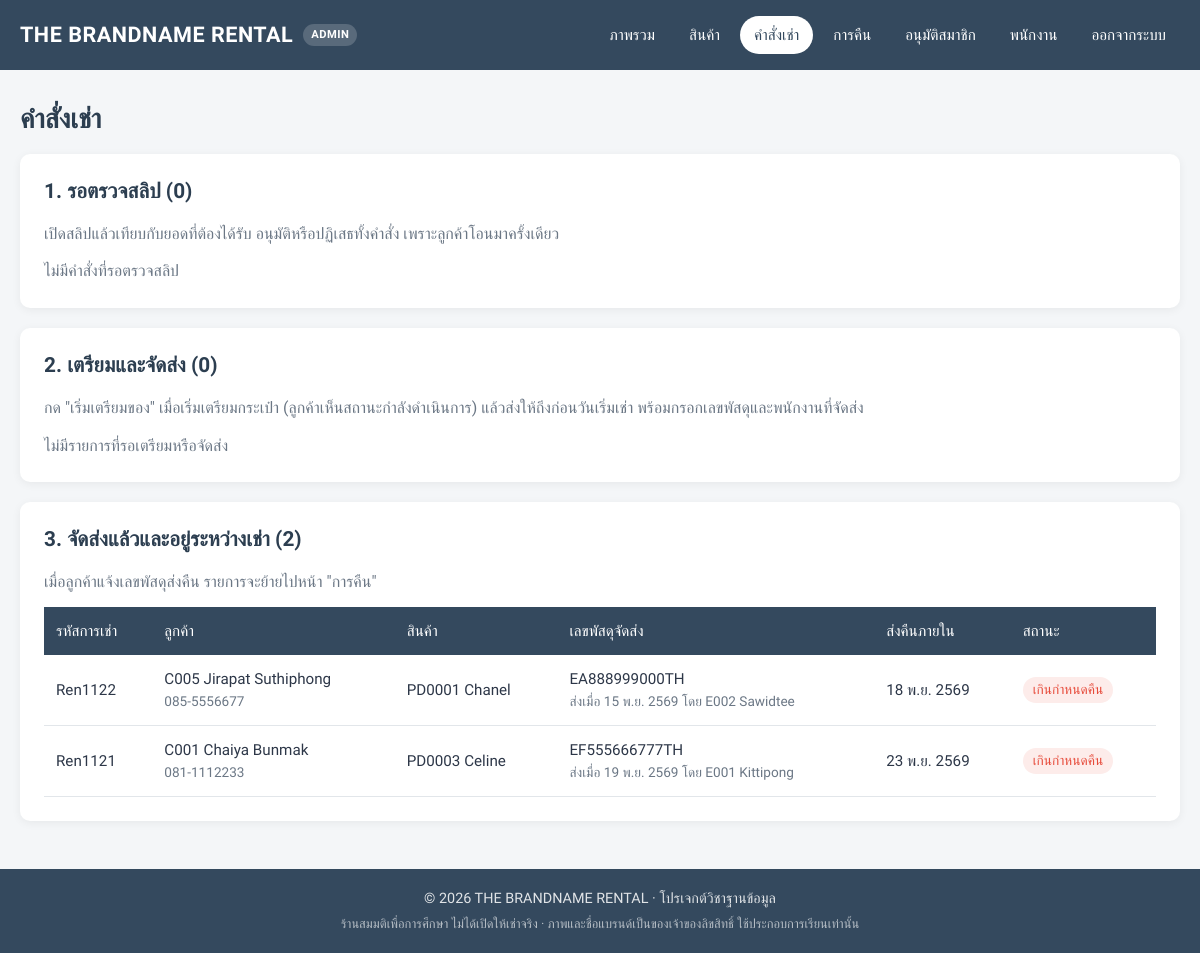
The page /project/admin/orders.php (signed in) on the database as committed earlier.
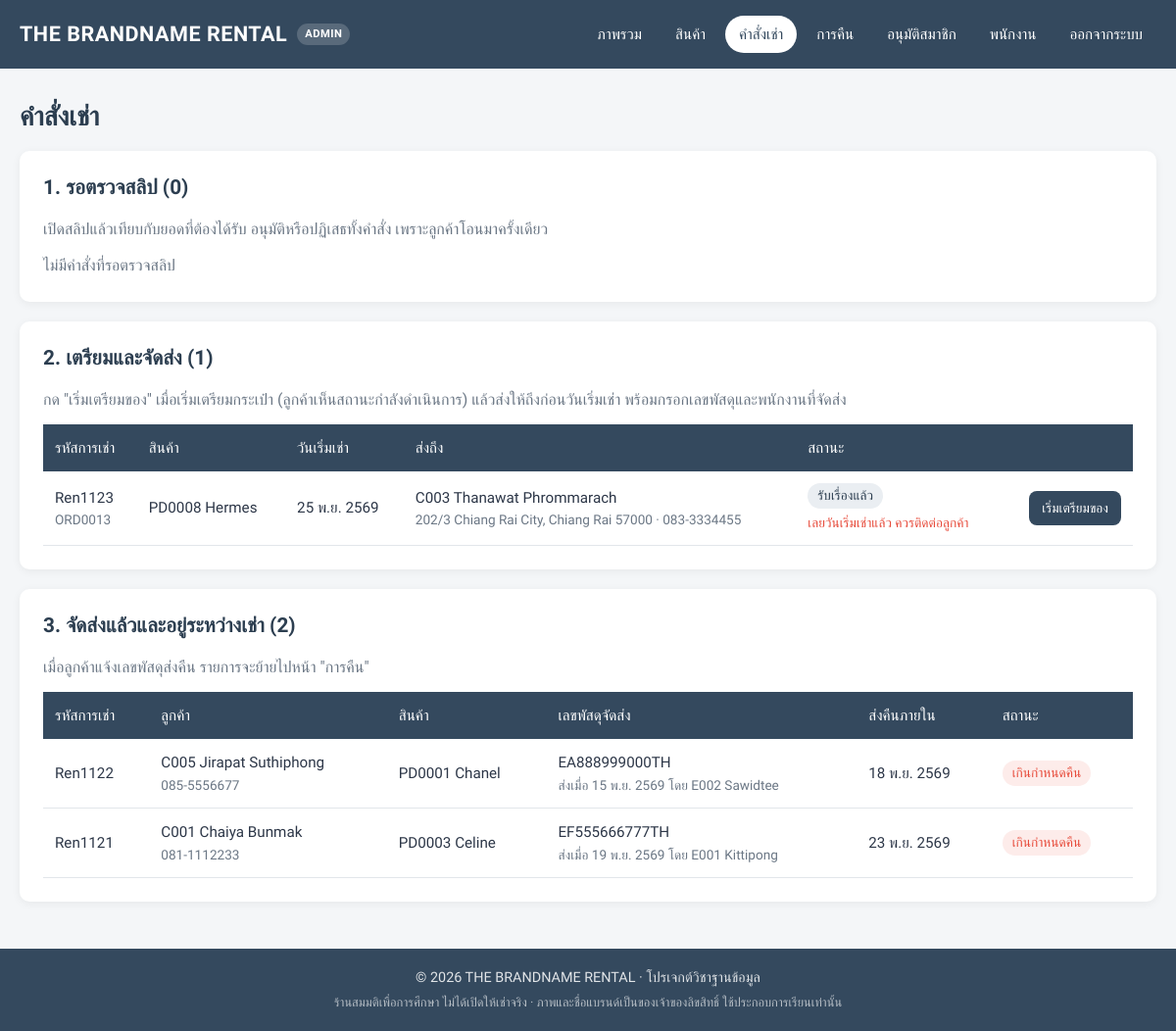
The same page on the database as committed later.
### tables this page shows
CREATE TABLE rentals (
    rental_id     VARCHAR(50) PRIMARY KEY,
    order_id      VARCHAR(50) NOT NULL,
    product_id    VARCHAR(50) NOT NULL,
    employees_id  VARCHAR(50) NULL,
    track_rentals VARCHAR(50) NULL,
    rental_date   DATE        NOT NULL,
    rental_days   INT         NOT NULL,
    due_date      DATE AS (rental_date + INTERVAL rental_days DAY) STORED,
    daily_price   INT         NOT NULL,
    deposit_fee   INT         NOT NULL,
    shipped_date  DATE        NULL,
    rental_status ENUM('Pending', 'Accepted', 'Preparing', 'Shipped', 'Returning', 'Received', 'Completed', 'Deducted', 'Cancelled') NOT NULL DEFAULT 'Pending',
    INDEX idx_rentals_product_status (product_id, rental_status),
    FOREIGN KEY (order_id)     REFERENCES orders(order_id),
    FOREIGN KEY (product_id)   REFERENCES products(product_id),
    FOREIGN KEY (employees_id) REFERENCES employees(employees_id)
);

CREATE TABLE orders (
    order_id     VARCHAR(50)  PRIMARY KEY,
    customers_id VARCHAR(50)  NOT NULL,
    slip_file    VARCHAR(100) NULL,        
    created_at   DATETIME     NOT NULL DEFAULT CURRENT_TIMESTAMP,
    reviewed_at  DATETIME     NULL,        
    FOREIGN KEY (customers_id) REFERENCES customers(customers_id)
);

CREATE TABLE customers (
    customers_id        VARCHAR(50)  PRIMARY KEY,
    customers_firstname VARCHAR(50),
    customers_lastname  VARCHAR(50),
    gender              VARCHAR(50),
    customers_member    VARCHAR(10)  NOT NULL DEFAULT 'no',    
    member_until        DATE         NULL,                     
    phonenumber         VARCHAR(15),
    email               VARCHAR(100) NOT NULL UNIQUE,
    address             VARCHAR(200),
    postal_code         VARCHAR(10),
    password            VARCHAR(255) NOT NULL
);

CREATE TABLE products (
    product_id         VARCHAR(50) PRIMARY KEY,
    brand              VARCHAR(50),
    details            VARCHAR(100),
    daily_rental_price INT,
    image              VARCHAR(100) NULL    
);

CREATE TABLE employees (
    employees_id        VARCHAR(50) PRIMARY KEY,
    employees_firstname VARCHAR(50),
    employees_lastname  VARCHAR(50),
    gender              VARCHAR(50),
    department          VARCHAR(50) NOT NULL,
    phonenumber         VARCHAR(15),
    salary              INT
);

### project/admin/orders.php (the view, shortened to what the changed rows need)
<?php
require_once '../includes/db.php';
$rental_columns = "r.rental_id, r.order_id, r.product_id, p.brand, r.rental_date, r.rental_days, r.due_date,
    r.daily_price, r.deposit_fee, r.track_rentals, r.shipped_date, r.rental_status, r.employees_id,
    o.customers_id, o.slip_file, o.created_at, c.customers_firstname, c.customers_lastname, c.address, c.postal_code, c.phonenumber";
$rental_from = "FROM rentals r
    JOIN orders o ON o.order_id = r.order_id
    JOIN customers c ON c.customers_id = o.customers_id
    LEFT JOIN products p ON p.product_id = r.product_id";
$pending_orders = [];
$out_statuses = "'" . implode("','", OUT_STATUSES) . "'";
$to_ship = $conn->query("SELECT $rental_columns,
    (SELECT x.rental_id FROM rentals x WHERE x.product_id = r.product_id AND x.rental_id <> r.rental_id
        AND x.rental_status IN ($out_statuses) ORDER BY x.rental_date LIMIT 1) AS bag_out
    $rental_from WHERE r.rental_status IN ('Accepted', 'Preparing') ORDER BY r.rental_date, r.rental_id")->fetch_all(MYSQLI_ASSOC);
$on_rent = $conn->query("SELECT $rental_columns, e.employees_firstname $rental_from
    LEFT JOIN employees e ON e.employees_id = r.employees_id
    WHERE r.rental_status = 'Shipped' ORDER BY r.due_date, r.rental_id")->fetch_all(MYSQLI_ASSOC);
$customer_name = fn(array $row) => $row['customers_id'] . ' ' . $row['customers_firstname'] . ' ' . $row['customers_lastname'];
page_start('คำสั่งเช่า', 'admin', 'orders');
?>
<h1>คำสั่งเช่า</h1>
<div class="stack">
    <section class="card">
        <h2>1. รอตรวจสลิป (<?php echo count($pending_orders); ?>)</h2>
    </section>
    <section class="card">
        <h2>2. เตรียมและจัดส่ง (<?php echo count($to_ship); ?>)</h2>
        <p class="muted">กด "เริ่มเตรียมของ" เมื่อเริ่มเตรียมกระเป๋า (ลูกค้าเห็นสถานะกำลังดำเนินการ) แล้วส่งให้ถึงก่อนวันเริ่มเช่า พร้อมกรอกเลขพัสดุและพนักงานที่จัดส่ง</p>
        <?php if ($to_ship): ?>
            <div class="table-wrap">
                <table class="table">
                    <thead>
                        <tr>
                            <th>รหัสการเช่า</th>
                            <th>สินค้า</th>
                            <th>วันเริ่มเช่า</th>
                            <th>ส่งถึง</th>
                            <th>สถานะ</th>
                            <th class="text-right"></th>
                        </tr>
                    </thead>
                    <tbody>
                        <?php foreach ($to_ship as $row): ?>
                            <tr>
                                <td><?php echo e($row['rental_id']); ?><div class="hint"><?php echo e($row['order_id']); ?></div></td>
                                <td><?php echo e($row['product_id'] . ' ' . $row['brand']); ?></td>
                                <td><?php echo e(thai_date($row['rental_date'])); ?></td>
                                <td><?php echo e($customer_name($row)); ?><div class="hint"><?php echo e($row['address'] . ' ' . $row['postal_code'] . ' · ' . $row['phonenumber']); ?></div></td>
                                <td>
                                    <?php echo status_badge($row); ?>
                                    <?php if ($row['rental_date'] < date('Y-m-d')): ?>
                                        <div class="problem">เลยวันเริ่มเช่าแล้ว ควรติดต่อลูกค้า</div>
                                    <?php endif; ?>
                                </td>
                                <td>
                                    <?php if ($row['rental_status'] === 'Accepted'): ?>
                                        <form method="POST" class="ship-form">
                                            <button type="submit" name="action" value="prepare" class="btn btn-sm">เริ่มเตรียมของ</button>
                                        </form>
                                    <?php endif; ?>
                                </td>
                            </tr>
                        <?php endforeach; ?>
                    </tbody>
                </table>
            </div>
        <?php else: ?>
            <p class="muted">ไม่มีรายการที่รอเตรียมหรือจัดส่ง</p>
        <?php endif; ?>
    </section>
    <section class="card">
        <h2>3. จัดส่งแล้วและอยู่ระหว่างเช่า (<?php echo count($on_rent); ?>)</h2>
        <?php if ($on_rent): ?>
            <div class="table-wrap">
                <table class="table">
                    <thead>
                        <tr>
                            <th>รหัสการเช่า</th>
                            <th>ลูกค้า</th>
                            <th>สินค้า</th>
                            <th>เลขพัสดุจัดส่ง</th>
                            <th>ส่งคืนภายใน</th>
                            <th>สถานะ</th>
                        </tr>
                    </thead>
                    <tbody>
                        <?php foreach ($on_rent as $row): ?>
                            <tr>
                                <td><?php echo e($row['rental_id']); ?></td>
                                <td><?php echo e($customer_name($row)); ?><div class="hint"><?php echo e($row['phonenumber']); ?></div></td>
                                <td><?php echo e($row['product_id'] . ' ' . $row['brand']); ?></td>
                                <td><?php echo e($row['track_rentals']); ?><div class="hint">ส่งเมื่อ <?php echo e(thai_date($row['shipped_date'])); ?> โดย <?php echo e($row['employees_id'] . ' ' . $row['employees_firstname']); ?></div></td>
                                <td><?php echo e(thai_date($row['due_date'])); ?></td>
                                <td><?php echo status_badge($row); ?></td>
                            </tr>
                        <?php endforeach; ?>
                    </tbody>
                </table>
            </div>
        <?php else: ?>
            <p class="muted">ไม่มีกระเป๋าที่อยู่ระหว่างเช่า</p>
        <?php endif; ?>
    </section>
</div>
<?php page_end(); ?>

### project/includes/layout.php (shortened to what the changed rows need)
<?php
function page_base(string $area): string
{
    return $area === 'admin' ? '../' : '';
}
function page_start(string $title, string $area = 'shop', string $active = ''): void
{
    $base = page_base($area);
    $nav = $area === 'admin' ? admin_nav() : shop_nav();
    ?>
<!DOCTYPE html>
<html lang="th">
<head>
    <link rel="stylesheet" href="<?php echo $base; ?>assets/css/style.css">
</head>
<body class="area-<?php echo e($area); ?>">
<header class="site-header">
    <div class="container header-inner">
        <nav class="nav">
            <?php foreach ($nav as $item): ?>
                <?php if (isset($item['post'])): ?>
                    <form method="POST" action="<?php echo e($item['post']); ?>" class="nav-form">
                        <button type="submit" class="nav-link"><?php echo e($item['label']); ?></button>
                    </form>
                <?php else: ?>
                    <a class="nav-link<?php echo $item['key'] === $active ? ' active' : ''; ?>" href="<?php echo e($item['href']); ?>"><?php echo e($item['label']); ?></a>
                <?php endif; ?>
            <?php endforeach; ?>
        </nav>
    </div>
</header>
<main class="container page">
    <?php
}
function page_end(): void
{
    ?>
</main>
</body>
</html>
    <?php
}
function admin_nav(): array
{
    return [
        ['key' => 'dashboard', 'label' => 'ภาพรวม', 'href' => 'index.php'],
        ['key' => 'products', 'label' => 'สินค้า', 'href' => 'products.php'],
        ['key' => 'orders', 'label' => 'คำสั่งเช่า', 'href' => 'orders.php'],
        ['key' => 'returns', 'label' => 'การคืน', 'href' => 'returns.php'],
        ['key' => 'members', 'label' => 'อนุมัติสมาชิก', 'href' => 'members.php'],
        ['key' => 'employees', 'label' => 'พนักงาน', 'href' => 'employees.php'],
        ['key' => 'logout', 'label' => 'ออกจากระบบ', 'post' => 'logout.php'],
    ];
}

### project/includes/helpers.php (shortened to what the changed rows need)
<?php
function e($value): string
{
    return htmlspecialchars((string) ($value ?? ''), ENT_QUOTES, 'UTF-8');
}
function thai_date(?string $value): string
{
    $time = strtotime($value);
    $text = (int) date('j', $time) . ' ' . THAI_MONTHS[(int) date('n', $time) - 1] . ' ' . ((int) date('Y', $time) + 543);
    return strlen($value) > 10 ? $text . ' ' . date('H:i', $time) : $text;
}
function rental_stage(array $rental): string
{
    $status = $rental['rental_status'];
    if ($status === 'Shipped' && $rental['rental_date'] <= date('Y-m-d')) {
        return 'OnRent';
    }
    return $status;
}
function status_badge(array $rental): string
{
    [$label, $tone] = RENTAL_STATUS[rental_stage($rental)] ?? [$rental['rental_status'], 'pending'];
    if (is_overdue($rental)) {
        [$label, $tone] = ['เกินกำหนดคืน', 'danger'];
    } elseif ($rental['rental_status'] === 'Deducted' && (int) ($rental['deposit_fee'] ?? 0) === 0) {
        $label = 'มีค่าเสียหาย';
    }
    return '<span class="badge badge-' . $tone . '">' . e($label) . '</span>';
}
function is_overdue(array $rental): bool
{
    return ($rental['rental_status'] ?? '') === 'Shipped' && $rental['due_date'] < date('Y-m-d');
}

Rows that differ between the two databases and show on the page:
now on this page (row edited): rentals: rental_id "Ren1123", order "ORD0013", product.brand "PD0008 Hermes", rental_date "25 พ.ย. 2569", order.customers_lastname "C003 Thanawat Phrommarach", customers.address+postal_code+phonenumber "202/3 Chiang Rai City, Chiang Rai 57000 · 083-3334455", label "รับเรื่องแล้ว", shows "เลยวันเริ่มเช่าแล้ว ควรติดต่อลูกค้า", shown under "2. เตรียมและจัดส่ง (1)"
Other text that changed with them:
count($to_ship): "0" → "1"
text no longer shown: "ไม่มีรายการที่รอเตรียมหรือจัดส่ง"
text now shown: "รหัสการเช่า สินค้า วันเริ่มเช่า ส่งถึง สถานะ"
